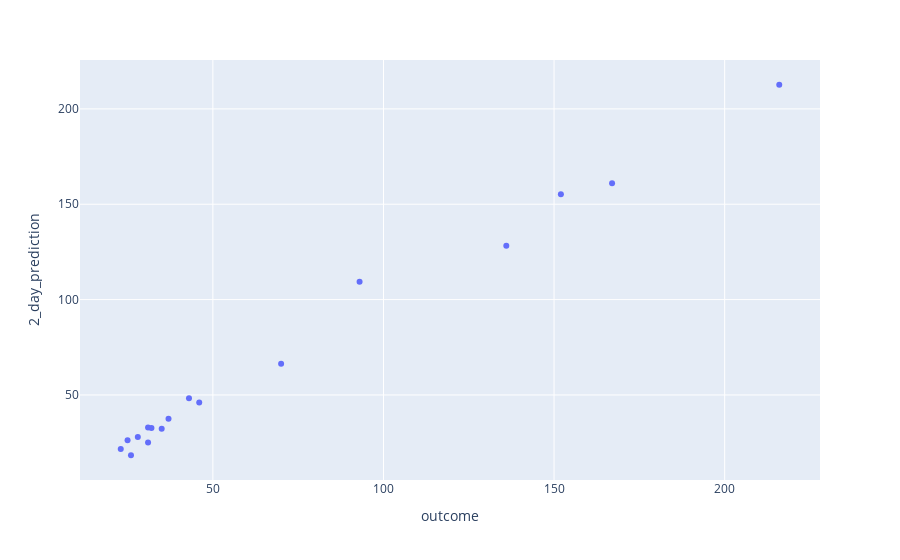

The notebook cell this image was saved under:
### Code cell
fig.show()

### Figure 1 — Plotly figure (JSON) as saved in the notebook; plotly's stock layout.template omitted (floating-point values rounded to 4 significant figures)
{"data": [{"hoverlabel": {"namelength": 0}, "hovertemplate": "outcome=%{x}<br>2_day_prediction=%{y}", "legendgroup": "", "marker": {"color": "#636efa", "symbol": "circle"}, "mode": "markers", "name": "", "showlegend": false, "type": "scatter", "x": [216, 167, 152, 136, 93, 70, 46, 43, 37, 35, 32, 31, 31, 28, 26, 25, 23], "xaxis": "x", "y": [212.7, 161.0, 155.2, 128.2, 109.4, 66.31, 45.99, 48.27, 37.53, 32.25, 32.65, 32.87, 25.07, 27.96, 18.37, 26.2, 21.64], "yaxis": "y"}], "layout": {"legend": {"tracegroupgap": 0}, "margin": {"t": 60}, "xaxis": {"anchor": "y", "domain": [0, 1], "title": {"text": "outcome"}}, "yaxis": {"anchor": "x", "domain": [0, 1], "title": {"text": "2_day_prediction"}}}}
